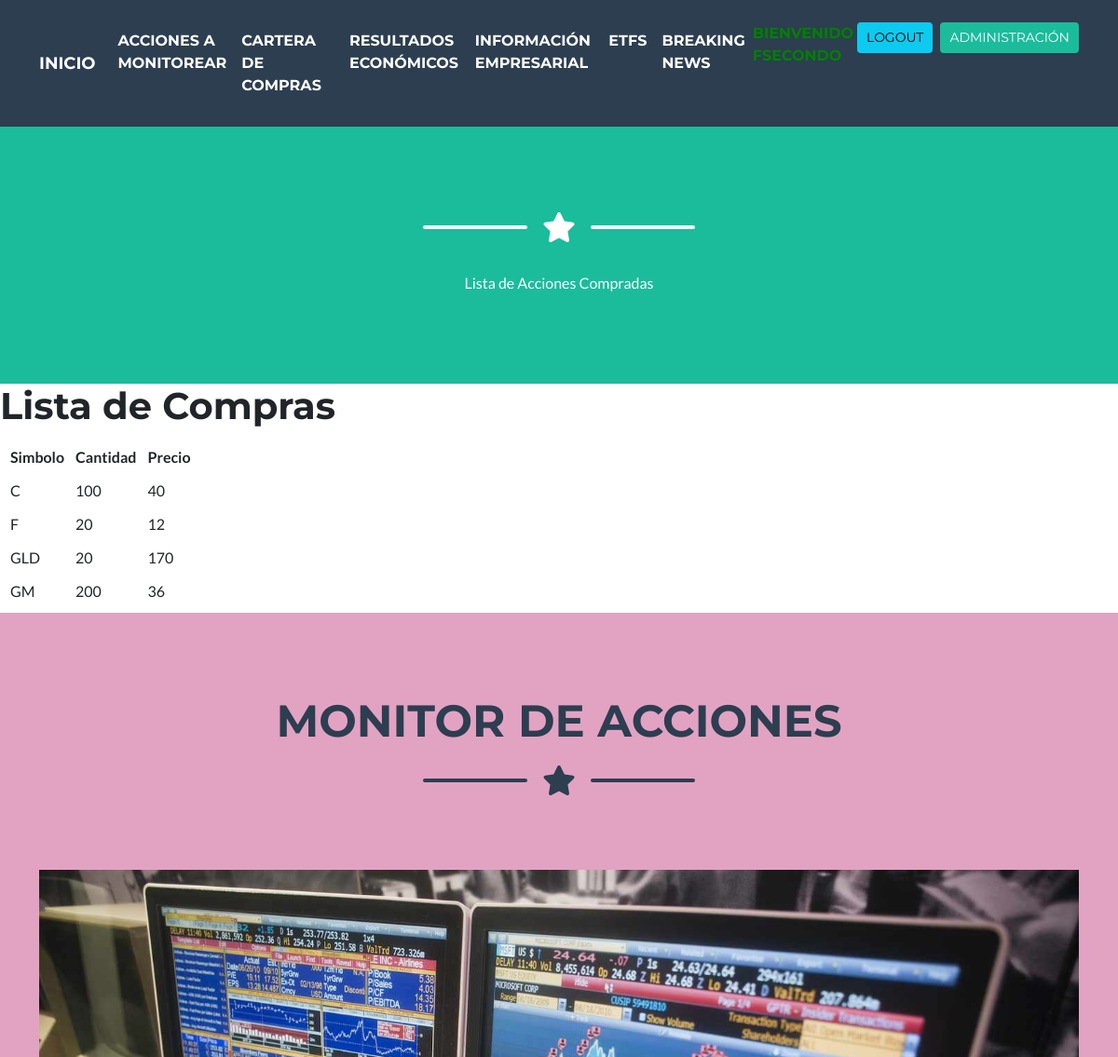
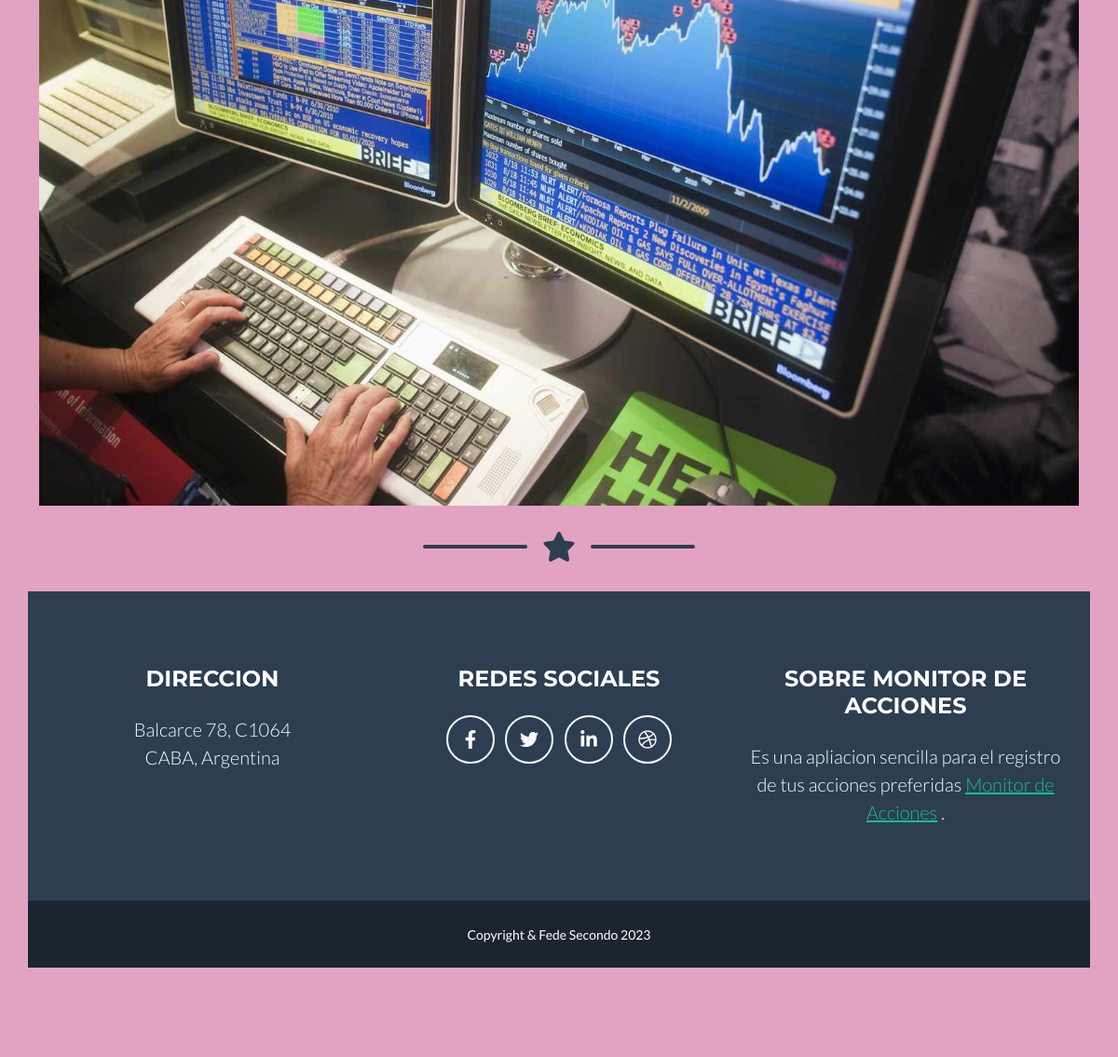
Screenshot of /acciones/compras/ (signed in) with the database file from the repository (2 pictures, top to bottom).
### acciones/models.py (models this page shows, shortened)
class CompraAccion(models.Model):
    usuario = models.ForeignKey(settings.AUTH_USER_MODEL, on_delete=models.CASCADE)
    simbolo = models.CharField(max_length=10)
    cantidad = models.PositiveIntegerField()
    precio = models.PositiveIntegerField(default=1)
    fecha_compra = models.DateField()

### acciones/views.py (the view)
# urls.py: path('compras/', lista_compras, name='lista_compras'),
@login_required
def lista_compras(request):
    compras = CompraAccion.objects.all()
    return render(request, 'acciones/lista_compras.html', {'compras': compras})

### acciones/templates/acciones/lista_compras.html (shortened to what this page needs)
{% extends 'acciones/base.html' %}
{% load static %}
{% block cabecera %}
    Lista de Acciones Compradas
{% endblock cabecera %}
{% block contenido %}
    <h1>Lista de Compras</h1>
    <table style="border-collapse: separate; border-spacing: 10px;">
        <thead>
            <tr>
                <th>Simbolo</th>
                <th>Cantidad</th>
                <th>Precio</th>
            </tr>
        </thead>
        <tbody>
            {% for compra in compras %}
            <tr>
                <td>{{ compra.simbolo }}</td>
                <td>{{ compra.cantidad }}</td>
                <td>{{ compra.precio }}</td>
            </tr>
            {% endfor %}
        </tbody>
    </table>
{% endblock contenido %}

### rows the page displays
CompraAccion: simbolo "C", cantidad "100", precio "40"
CompraAccion: simbolo "F", cantidad "20", precio "12"
CompraAccion: simbolo "GLD", cantidad "20", precio "170"
CompraAccion: simbolo "GM", cantidad "200", precio "36"
